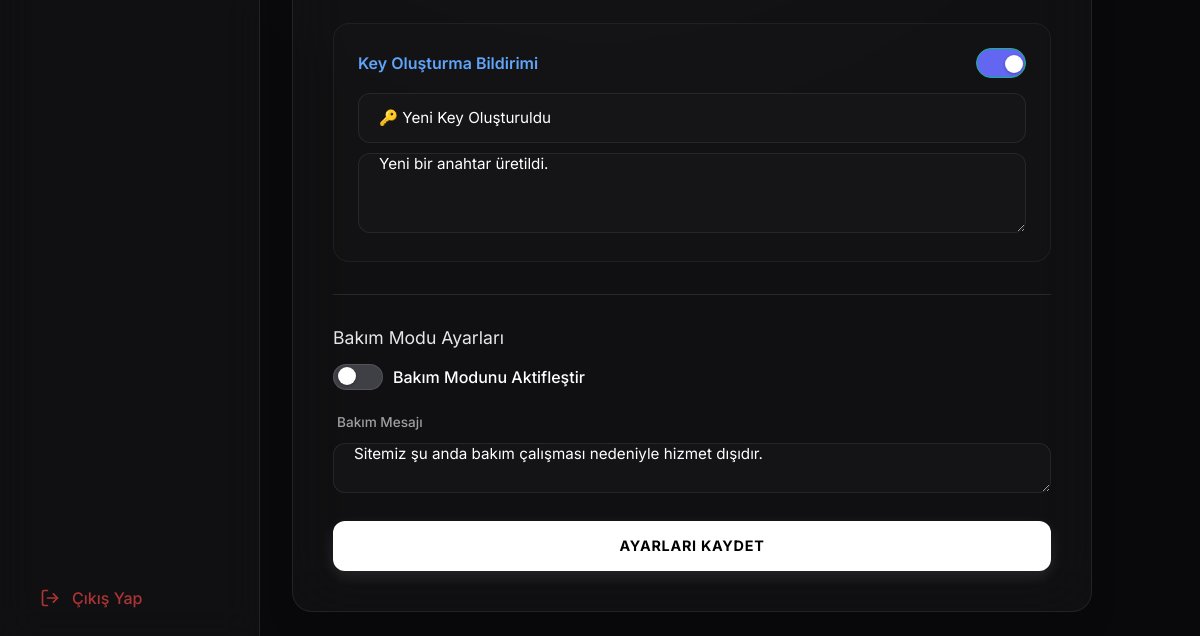
The page /admin/settings.php (signed in, lower part) on the database as committed earlier.
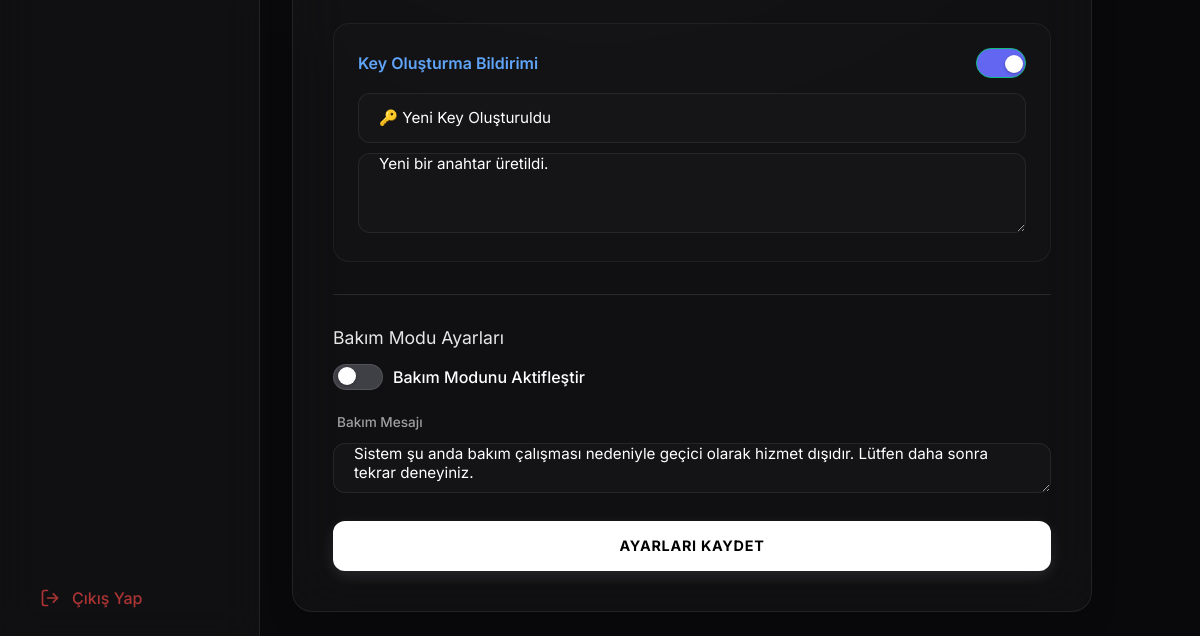
The same page on the database as committed later.
### tables this page shows
CREATE TABLE IF NOT EXISTS `settings` (
  `id` int(11) NOT NULL AUTO_INCREMENT,
  `setting_key` varchar(50) NOT NULL,
  `setting_value` text NOT NULL,
  PRIMARY KEY (`id`),
  UNIQUE KEY `setting_key` (`setting_key`)
);

### admin/settings.php (the view, shortened to what this page needs)
<?php
require_once '../db.php';
$maintenance_message = $pdo->query("SELECT setting_value FROM settings WHERE setting_key = 'maintenance_message'")->fetchColumn() ?: "Sitemiz şu anda bakım çalışması nedeniyle hizmet dışıdır.";
$d_create_t = $pdo->query("SELECT setting_value FROM settings WHERE setting_key = 'discord_msg_create_title'")->fetchColumn() ?: "🔑 Yeni Key Oluşturuldu";
$d_create_desc = $pdo->query("SELECT setting_value FROM settings WHERE setting_key = 'discord_msg_create_desc'")->fetchColumn() ?: "Yeni bir anahtar üretildi.";
?>
<!DOCTYPE html>
<html lang="tr">
<head>
    <link rel="stylesheet" href="../assets/css/style.css">
</head>
<body class="admin-body">
    <aside class="sidebar">
        <nav class="nav-menu">
            <div style="flex-grow: 1;"></div>
            <a href="../logout.php" class="nav-item" style="color: #ef4444;">
                <span>Çıkış Yap</span>
            </a>
        </nav>
    </aside>
    <main class="main-content">
        <div class="admin-card animate-slide-up delay-100" style="max-width: 800px;">
            <form method="POST" action="">
                <div class="form-group" style="padding: 1.5rem; border: 1px solid rgba(255,255,255,0.05); border-radius: 16px; background: rgba(255,255,255,0.01);">
                    <div style="display:flex; justify-content:space-between; align-items:center; margin-bottom: 15px;">
                        <label class="form-label" style="color: #60a5fa; margin:0; font-size: 1rem; font-weight: 600;">Key Oluşturma Bildirimi</label>
                        <label class="switch">
                            <span class="slider round"></span>
                        </label>
                    </div>
                    <input type="text" name="discord_msg_create_title" class="modern-input" style="margin-bottom: 10px;" placeholder="Başlık" value="<?php echo htmlspecialchars($d_create_t); ?>">
                    <textarea name="discord_msg_create_desc" class="modern-input" rows="2" placeholder="Açıklama" style="resize: vertical; min-height: 80px;"><?php echo htmlspecialchars($d_create_desc); ?></textarea>
                </div>
                <div class="admin-title" style="margin-top: 2rem; margin-bottom: 1rem; border-top: 1px solid rgba(255,255,255,0.1); padding-top: 2rem;">Bakım Modu Ayarları</div>
                <div class="form-group" style="display: flex; align-items: center; gap: 10px;">
                    <label class="switch" style="position: relative; display: inline-block; width: 50px; height: 26px;">
                        <span class="slider round" style="position: absolute; cursor: pointer; top: 0; left: 0; right: 0; bottom: 0; background-color: #3f3f46; transition: .4s; border-radius: 34px;"></span>
                    </label>
                    <span style="font-weight: 500;">Bakım Modunu Aktifleştir</span>
                </div>
                <div class="form-group">
                    <label class="form-label">Bakım Mesajı</label>
                    <textarea name="maintenance_message" class="modern-input" rows="3"><?php echo htmlspecialchars($maintenance_message); ?></textarea>
                </div>
                <button type="submit" class="btn-primary" style="width:100%">AYARLARI KAYDET</button>
            </form>
        </div>
    </main>
</body>
</html>

### admin/settings.php (style rules this page uses)
input:checked + .slider { background-color: #6366f1; }
.slider:before { position: absolute; content: ""; height: 18px; width: 18px; left: 4px; bottom: 4px; background-color: white; transition: .4s; border-radius: 50%; }
input:checked + .slider:before { transform: translateX(24px); }

Rows that differ between the two databases and show on the page:
added settings: maintenance_message "Sistem şu anda bakım çalışması nedeniyle geçici olarak hizmet dışıdır. Lütfen daha sonra tekrar deneyiniz."
Other text that changed with them:
form field maintenance_message: "Sitemiz şu anda bakım çalışması nedeniyle hizmet dışıdır." → (not shown)
